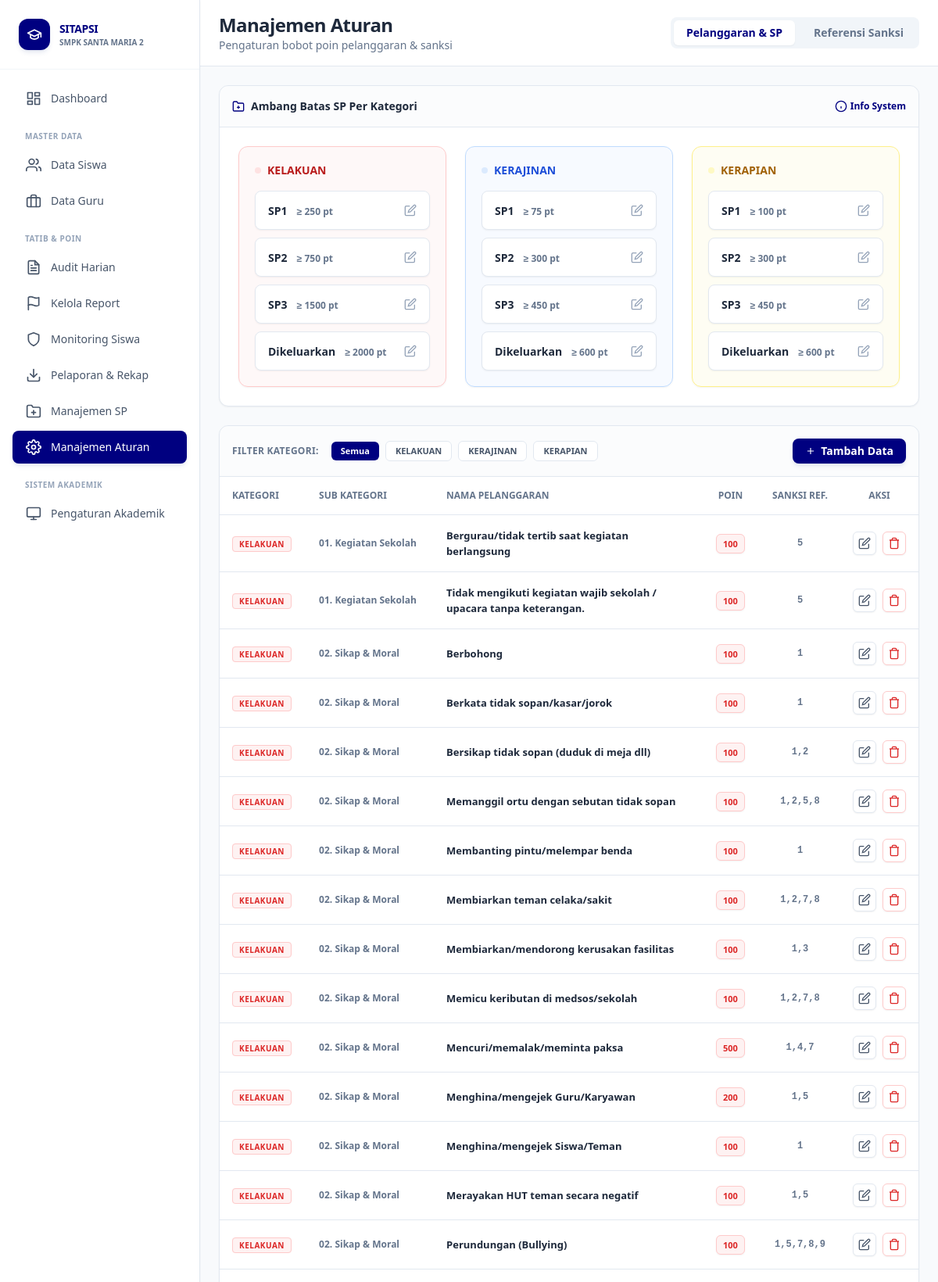
Page /views/admin/manajemen_aturan.php (signed in, upper part) on the committed database.
### tables this page shows
CREATE TABLE tb_aturan_sp (
    id_aturan_sp INT AUTO_INCREMENT PRIMARY KEY,
    id_kategori INT NOT NULL, 
    level_sp ENUM('SP1', 'SP2', 'SP3', 'Dikeluarkan') NOT NULL,
    batas_bawah_poin INT NOT NULL, 
    
    FOREIGN KEY (id_kategori) REFERENCES tb_kategori_pelanggaran(id_kategori)
);

CREATE TABLE tb_kategori_pelanggaran (
    id_kategori INT AUTO_INCREMENT PRIMARY KEY,
    nama_kategori VARCHAR(50) NOT NULL
);

CREATE TABLE tb_jenis_pelanggaran (
    id_jenis INT AUTO_INCREMENT PRIMARY KEY,
    id_kategori INT NOT NULL,
    sub_kategori VARCHAR(100), 
    nama_pelanggaran TEXT NOT NULL,
    poin_default INT NOT NULL,
    sanksi_default VARCHAR(50), 
    
    FOREIGN KEY (id_kategori) REFERENCES tb_kategori_pelanggaran(id_kategori)
);

### config/database.php (called while the page is built, shortened)
<?php
function getDBConnection() {
    static $pdo = null;
    if ($pdo === null) {
        try {
            $dsn = "mysql:host=" . DB_HOST . ";dbname=" . DB_NAME . ";charset=" . DB_CHARSET;
            $options = [
                PDO::ATTR_ERRMODE            => PDO::ERRMODE_EXCEPTION,
                PDO::ATTR_DEFAULT_FETCH_MODE => PDO::FETCH_ASSOC,
                PDO::ATTR_EMULATE_PREPARES   => false,
                PDO::MYSQL_ATTR_INIT_COMMAND => "SET NAMES " . DB_CHARSET
            ];
            $pdo = new PDO($dsn, DB_USER, DB_PASS, $options);
        } catch (PDOException $e) {
            error_log("Database Connection Error: " . $e->getMessage());
            die("Koneksi database gagal. Silakan hubungi administrator.");
        }
    }
    return $pdo;
}
function executeQuery($sql, $params = []) {
    $pdo = getDBConnection();
    $stmt = $pdo->prepare($sql);
    $stmt->execute($params);
    return $stmt;
}
function fetchAll($sql, $params = []) {
    $stmt = executeQuery($sql, $params);
    return $stmt->fetchAll();
}
?>

### views/admin/manajemen_aturan.php (the view, shortened to what this page needs)
<?php
require_once '../../config/database.php';
$active_tab = $_GET['tab'] ?? 'pelanggaran';
$filter_kategori = $_GET['kategori'] ?? 'all';
$kategori_list = fetchAll("SELECT id_kategori, nama_kategori FROM tb_kategori_pelanggaran ORDER BY id_kategori");
$aturan_sp = fetchAll("
    SELECT
        sp.id_aturan_sp,
        sp.level_sp,
        sp.batas_bawah_poin,
        k.nama_kategori,
        k.id_kategori
    FROM tb_aturan_sp sp
    JOIN tb_kategori_pelanggaran k ON sp.id_kategori = k.id_kategori
    ORDER BY k.id_kategori, sp.batas_bawah_poin
");
$sql_pelanggaran = "
    SELECT
        jp.id_jenis,
        jp.nama_pelanggaran,
        jp.poin_default,
        jp.sanksi_default,
        k.nama_kategori,
        k.id_kategori,
        jp.sub_kategori
    FROM tb_jenis_pelanggaran jp
    JOIN tb_kategori_pelanggaran k ON jp.id_kategori = k.id_kategori
    WHERE 1=1
";
$params = [];
$sql_pelanggaran .= " ORDER BY k.id_kategori, jp.sub_kategori, jp.nama_pelanggaran";
$pelanggaran_list = fetchAll($sql_pelanggaran, $params);
$btn_primary = "px-4 py-2.5 bg-[#000080] text-white text-sm font-semibold rounded-lg shadow-md shadow-blue-900/10 hover:bg-blue-900 transition-all flex items-center justify-center";
$card_class = "bg-white border border-[#E2E8F0] rounded-xl shadow-sm";
?>
<!DOCTYPE html>
<html lang="id">
<head>
    <script src="https://cdn.tailwindcss.com"></script>
</head>
<body class="bg-[#F8FAFC]">
<div class="flex h-screen overflow-hidden">
    <?php include '../../includes/sidebar_admin.php'; ?>
    <div class="flex-1 overflow-auto lg:ml-64">
        <div class="bg-white border-b border-[#E2E8F0] px-6 pl-16 lg:pl-6 py-4 sticky top-0 z-30 flex flex-col sm:flex-row justify-between sm:items-center gap-4">
            <div>
                <h1 class="text-2xl font-extrabold text-slate-800 tracking-tight">Manajemen Aturan</h1>
                <p class="text-sm font-medium text-slate-500">Pengaturan bobot poin pelanggaran & sanksi</p>
            </div>
            <div class="flex space-x-2 bg-slate-100 p-1 rounded-lg">
                <a href="?tab=pelanggaran"
                   class="px-4 py-1.5 rounded-md text-sm font-bold transition-all <?= $active_tab === 'pelanggaran' ? 'bg-white text-[#000080] shadow-sm' : 'text-slate-500 hover:text-slate-700' ?>">
                    Pelanggaran & SP
                </a>
                <a href="?tab=sanksi"
                   class="px-4 py-1.5 rounded-md text-sm font-bold transition-all <?= $active_tab === 'sanksi' ? 'bg-white text-[#000080] shadow-sm' : 'text-slate-500 hover:text-slate-700' ?>">
                    Referensi Sanksi
                </a>
            </div>
        </div>
        <div class="p-6 space-y-6 max-w-7xl mx-auto">
            <?php if ($active_tab === 'pelanggaran'): ?>
            <div class="<?= $card_class ?> overflow-hidden">
                <div class="p-4 border-b border-[#E2E8F0] bg-slate-50/50 flex justify-between items-center">
                    <span class="font-bold text-slate-800 text-sm flex items-center">
                        <svg class="w-4 h-4 mr-2 text-[#000080]" fill="none" stroke="currentColor" viewBox="0 0 24 24" stroke-width="2"><path d="M22 19a2 2 0 0 1-2 2H4a2 2 0 0 1-2-2V5a2 2 0 0 1 2-2h5l2 3h9a2 2 0 0 1 2 2z"></path><line x1="12" y1="11" x2="12" y2="17"></line><line x1="9" y1="14" x2="15" y2="14"></line></svg>
                        Ambang Batas SP Per Kategori
                    </span>
                    <button onclick="document.getElementById('modal-info-sp').classList.remove('hidden')" class="text-xs font-bold text-[#000080] hover:underline flex items-center">
                        <svg class="w-4 h-4 mr-1" fill="none" stroke="currentColor" viewBox="0 0 24 24" stroke-width="2"><circle cx="12" cy="12" r="10"></circle><line x1="12" y1="16" x2="12" y2="12"></line><line x1="12" y1="8" x2="12.01" y2="8"></line></svg>
                        Info System
                    </button>
                </div>
                <div class="p-6">
                    <div class="grid grid-cols-1 md:grid-cols-3 gap-6">
                        <?php
                        $grouped_sp = [];
                        foreach ($aturan_sp as $a) { $grouped_sp[$a['nama_kategori']][] = $a; }
                        $colors = [
                            'KELAKUAN' => ['bg' => 'bg-red-50/50', 'border' => 'border-red-200', 'text' => 'text-red-700', 'badge' => 'bg-red-100 text-red-700'],
                            'KERAJINAN' => ['bg' => 'bg-blue-50/50', 'border' => 'border-blue-200', 'text' => 'text-blue-700', 'badge' => 'bg-blue-100 text-blue-700'],
                            'KERAPIAN' => ['bg' => 'bg-yellow-50/50', 'border' => 'border-yellow-200', 'text' => 'text-yellow-700', 'badge' => 'bg-yellow-100 text-yellow-700']
                        ];
                        foreach ($grouped_sp as $kategori => $aturan):
                            $color = $colors[$kategori] ?? ['bg' => 'bg-slate-50', 'border' => 'border-slate-200', 'text' => 'text-slate-700', 'badge' => 'bg-slate-200 text-slate-700'];
                        ?>
                        <div class="<?= $color['bg'] ?> border <?= $color['border'] ?> rounded-xl p-5 shadow-sm">
                            <h3 class="font-extrabold <?= $color['text'] ?> mb-4 flex items-center text-sm">
                                <span class="w-2 h-2 rounded-full mr-2 <?= $color['badge'] ?>"></span>
                                <?= $kategori ?>
                            </h3>
                            <div class="space-y-2.5">
                                <?php foreach ($aturan as $a): ?>
                                <div class="bg-white px-4 py-3 rounded-lg border border-[#E2E8F0] shadow-sm flex justify-between items-center group">
                                    <div>
                                        <span class="font-extrabold text-slate-800 text-sm"><?= $a['level_sp'] ?></span>
                                        <span class="text-xs font-bold text-slate-500 ml-2">&ge; <?= $a['batas_bawah_poin'] ?> pt</span>
                                    </div>
                                    <button onclick="editAturanSP(<?= $a['id_aturan_sp'] ?>, '<?= $kategori ?>', '<?= $a['level_sp'] ?>', <?= $a['batas_bawah_poin'] ?>)"
                                            class="text-slate-400 hover:text-[#000080] transition-colors" title="Edit Threshold">
                                        <svg class="w-4 h-4" fill="none" stroke="currentColor" viewBox="0 0 24 24" stroke-width="2"><path d="M11 4H4a2 2 0 0 0-2 2v14a2 2 0 0 0 2 2h14a2 2 0 0 0 2-2v-7"></path><path d="M18.5 2.5a2.121 2.121 0 0 1 3 3L12 15l-4 1 1-4 9.5-9.5z"></path></svg>
                                    </button>
                                </div>
                                <?php endforeach; ?>
                            </div>
                        </div>
                        <?php endforeach; ?>
                    </div>
                </div>
            </div>
            <div class="<?= $card_class ?> overflow-hidden">
                <div class="p-4 border-b border-[#E2E8F0] bg-slate-50/50 flex flex-col sm:flex-row justify-between sm:items-center gap-4">
                    <div class="flex items-center space-x-2 overflow-x-auto scrollbar-hide pb-2 sm:pb-0">
                        <span class="text-xs font-bold text-slate-500 uppercase tracking-wide mr-2">Filter Kategori:</span>
                        <a href="?tab=pelanggaran&kategori=all" class="px-3 py-1 rounded-md text-[11px] font-bold whitespace-nowrap transition-colors <?= $filter_kategori === 'all' ? 'bg-[#000080] text-white' : 'bg-white border border-[#E2E8F0] text-slate-600 hover:bg-slate-50' ?>">Semua</a>
                        <?php foreach ($kategori_list as $k): ?>
                            <a href="?tab=pelanggaran&kategori=<?= $k['id_kategori'] ?>" class="px-3 py-1 rounded-md text-[11px] font-bold whitespace-nowrap transition-colors <?= $filter_kategori == $k['id_kategori'] ? 'bg-[#000080] text-white' : 'bg-white border border-[#E2E8F0] text-slate-600 hover:bg-slate-50' ?>"><?= $k['nama_kategori'] ?></a>
                        <?php endforeach; ?>
                    </div>
                    <button onclick="document.getElementById('modal-tambah-pelanggaran').classList.remove('hidden')" class="<?= $btn_primary ?> h-8 text-[11px] px-3 w-full sm:w-auto">
                        <svg class="w-3.5 h-3.5 mr-1.5" fill="none" stroke="currentColor" viewBox="0 0 24 24" stroke-width="2"><line x1="12" y1="5" x2="12" y2="19"></line><line x1="5" y1="12" x2="19" y2="12"></line></svg>
                        Tambah Data
                    </button>
                </div>
                <div class="overflow-x-auto">
                    <table class="w-full text-left text-sm whitespace-nowrap">
                        <thead class="bg-white text-xs text-slate-500 uppercase border-b border-[#E2E8F0]">
                            <tr>
                                <th class="p-4 font-bold">Kategori</th>
                                <th class="p-4 font-bold">Sub Kategori</th>
                                <th class="p-4 font-bold">Nama Pelanggaran</th>
                                <th class="p-4 font-bold text-center">Poin</th>
                                <th class="p-4 font-bold text-center">Sanksi Ref.</th>
                                <th class="p-4 font-bold text-center">Aksi</th>
                            </tr>
                        </thead>
                        <tbody class="divide-y divide-[#E2E8F0]">
                            <?php if (empty($pelanggaran_list)): ?>
                            <tr><td colspan="6" class="p-8 text-center text-slate-400 font-medium text-sm">Tidak ada data pelanggaran</td></tr>
                            <?php else: ?>
                            <?php foreach($pelanggaran_list as $p): ?>
                            <tr class="hover:bg-slate-50/50 transition-colors">
                                <td class="p-4">
                                    <span class="px-2 py-0.5 rounded text-[10px] font-bold uppercase tracking-wider
                                        <?= $p['nama_kategori'] === 'KELAKUAN' ? 'bg-red-50 text-red-600 border border-red-200' : '' ?>
                                        <?= $p['nama_kategori'] === 'KERAJINAN' ? 'bg-blue-50 text-blue-600 border border-blue-200' : '' ?>
                                        <?= $p['nama_kategori'] === 'KERAPIAN' ? 'bg-yellow-50 text-yellow-600 border border-yellow-200' : '' ?>">
                                        <?= $p['nama_kategori'] ?>
                                    </span>
                                </td>
                                <td class="p-4 text-xs font-bold text-slate-500"><?= htmlspecialchars($p['sub_kategori']) ?></td>
                                <td class="p-4 font-bold text-slate-800 text-[13px] whitespace-normal min-w-[200px]"><?= htmlspecialchars($p['nama_pelanggaran']) ?></td>
                                <td class="p-4 text-center">
                                    <span class="px-2 py-1 bg-red-50 text-red-600 border border-red-200 rounded-md font-bold text-[11px] shadow-sm"><?= $p['poin_default'] ?></span>
                                </td>
                                <td class="p-4 text-center font-mono text-xs font-bold text-slate-500"><?= htmlspecialchars($p['sanksi_default']) ?></td>
                                <td class="p-4 text-center">
                                    <div class="flex items-center justify-center space-x-2">
                                        <button onclick='editPelanggaran(<?= json_encode($p) ?>)' class="p-1.5 bg-white border border-[#E2E8F0] text-slate-600 rounded-md hover:bg-slate-50 hover:text-[#000080] transition-colors shadow-sm" title="Edit">
                                            <svg class="w-4 h-4" fill="none" stroke="currentColor" viewBox="0 0 24 24" stroke-width="2"><path d="M11 4H4a2 2 0 0 0-2 2v14a2 2 0 0 0 2 2h14a2 2 0 0 0 2-2v-7"></path><path d="M18.5 2.5a2.121 2.121 0 0 1 3 3L12 15l-4 1 1-4 9.5-9.5z"></path></svg>
                                        </button>
                                        <button onclick="hapusPelanggaran(<?= $p['id_jenis'] ?>)" class="p-1.5 bg-white border border-red-200 text-red-600 rounded-md hover:bg-red-50 transition-colors shadow-sm" title="Hapus">
                                            <svg class="w-4 h-4" fill="none" stroke="currentColor" viewBox="0 0 24 24" stroke-width="2"><path d="M3 6h18"></path><path d="M19 6v14a2 2 0 0 1-2 2H7a2 2 0 0 1-2-2V6m3 0V4a2 2 0 0 1 2-2h4a2 2 0 0 1 2 2v2"></path></svg>
                                        </button>
                                    </div>
                                </td>
                            </tr>
                            <?php endforeach; ?>
                            <?php endif; ?>
                        </tbody>
                    </table>
                </div>
            </div>
            <?php endif; ?>
        </div>
    </div>
</div>
</body>
</html>

### rows in the picture
tb_aturan_sp: level_sp "SP1", batas_bawah_poin "250"
tb_aturan_sp: level_sp "SP2", batas_bawah_poin "750"
tb_aturan_sp: level_sp "SP3", batas_bawah_poin "1500"
tb_aturan_sp: level_sp "Dikeluarkan", batas_bawah_poin "2000"
tb_aturan_sp: level_sp "SP1", batas_bawah_poin "75"
tb_aturan_sp: level_sp "SP2", batas_bawah_poin "300"
tb_aturan_sp: level_sp "SP3", batas_bawah_poin "450"
tb_aturan_sp: level_sp "Dikeluarkan", batas_bawah_poin "600"
tb_aturan_sp: level_sp "SP1", batas_bawah_poin "100"
tb_aturan_sp: level_sp "SP2", batas_bawah_poin "300"
tb_aturan_sp: level_sp "SP3", batas_bawah_poin "450"
tb_aturan_sp: level_sp "Dikeluarkan", batas_bawah_poin "600"
tb_kategori_pelanggaran: nama_kategori "KELAKUAN"
tb_kategori_pelanggaran: nama_kategori "KERAJINAN"
tb_kategori_pelanggaran: nama_kategori "KERAPIAN"
tb_jenis_pelanggaran: id_kategori.nama_kategori "KELAKUAN", sub_kategori "01. Kegiatan Sekolah", nama_pelanggaran "Bergurau/tidak tertib saat kegiatan berlangsung", poin_default "100", sanksi_default "5"
tb_jenis_pelanggaran: id_kategori.nama_kategori "KELAKUAN", sub_kategori "01. Kegiatan Sekolah", nama_pelanggaran "Tidak mengikuti kegiatan wajib sekolah / upacara tanpa keterangan.", poin_default "100", sanksi_default "5"
tb_jenis_pelanggaran: id_kategori.nama_kategori "KELAKUAN", sub_kategori "02. Sikap & Moral", nama_pelanggaran "Berbohong", poin_default "100", sanksi_default "1"
tb_jenis_pelanggaran: id_kategori.nama_kategori "KELAKUAN", sub_kategori "02. Sikap & Moral", nama_pelanggaran "Berkata tidak sopan/kasar/jorok", poin_default "100", sanksi_default "1"
tb_jenis_pelanggaran: id_kategori.nama_kategori "KELAKUAN", sub_kategori "02. Sikap & Moral", nama_pelanggaran "Bersikap tidak sopan (duduk di meja dll)", poin_default "100", sanksi_default "1,2"
tb_jenis_pelanggaran: id_kategori.nama_kategori "KELAKUAN", sub_kategori "02. Sikap & Moral", nama_pelanggaran "Memanggil ortu dengan sebutan tidak sopan", poin_default "100", sanksi_default "1,2,5,8"
tb_jenis_pelanggaran: id_kategori.nama_kategori "KELAKUAN", sub_kategori "02. Sikap & Moral", nama_pelanggaran "Membanting pintu/melempar benda", poin_default "100", sanksi_default "1"
tb_jenis_pelanggaran: id_kategori.nama_kategori "KELAKUAN", sub_kategori "02. Sikap & Moral", nama_pelanggaran "Membiarkan teman celaka/sakit", poin_default "100", sanksi_default "1,2,7,8"
tb_jenis_pelanggaran: id_kategori.nama_kategori "KELAKUAN", sub_kategori "02. Sikap & Moral", nama_pelanggaran "Membiarkan/mendorong kerusakan fasilitas", poin_default "100", sanksi_default "1,3"
tb_jenis_pelanggaran: id_kategori.nama_kategori "KELAKUAN", sub_kategori "02. Sikap & Moral", nama_pelanggaran "Memicu keributan di medsos/sekolah", poin_default "100", sanksi_default "1,2,7,8"
tb_jenis_pelanggaran: id_kategori.nama_kategori "KELAKUAN", sub_kategori "02. Sikap & Moral", nama_pelanggaran "Mencuri/memalak/meminta paksa", poin_default "500", sanksi_default "1,4,7"
tb_jenis_pelanggaran: id_kategori.nama_kategori "KELAKUAN", sub_kategori "02. Sikap & Moral", nama_pelanggaran "Menghina/mengejek Guru/Karyawan", poin_default "200", sanksi_default "1,5"
tb_jenis_pelanggaran: id_kategori.nama_kategori "KELAKUAN", sub_kategori "02. Sikap & Moral", nama_pelanggaran "Menghina/mengejek Siswa/Teman", poin_default "100", sanksi_default "1"
tb_jenis_pelanggaran: id_kategori.nama_kategori "KELAKUAN", sub_kategori "02. Sikap & Moral", nama_pelanggaran "Merayakan HUT teman secara negatif", poin_default "100", sanksi_default "1,5"
tb_jenis_pelanggaran: id_kategori.nama_kategori "KELAKUAN", sub_kategori "02. Sikap & Moral", nama_pelanggaran "Perundungan (Bullying)", poin_default "100", sanksi_default "1,5,7,8,9"

### other values in the picture
$kategori "KELAKUAN"
$kategori "KERAJINAN"
$kategori "KERAPIAN"
